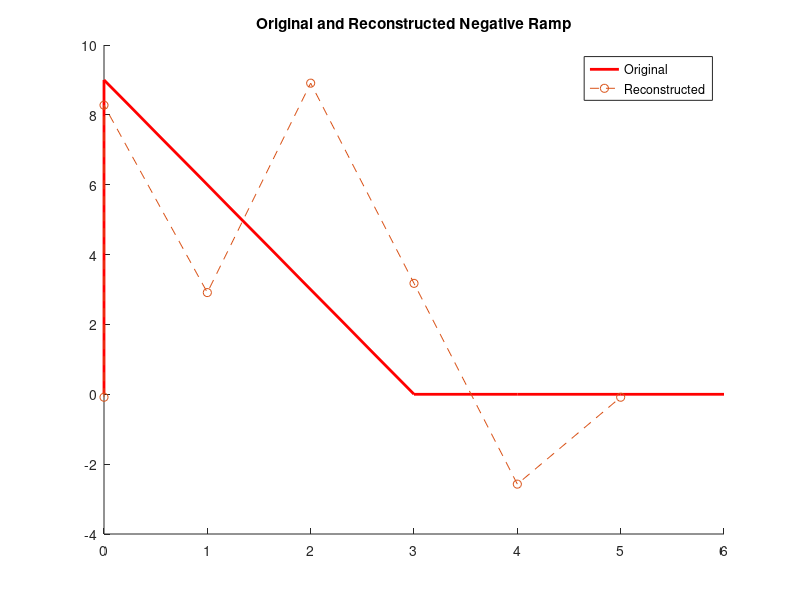

Recreate this plot in MATLAB.
lh = line([0 0  3 ],  [0 9  0]);
set(lh, 'Color', 'red', 'Linewidth', 2);
x = 3:1:6;
y = zeros(1,4);
hold on
plot(x,y, 'Color', 'red', 'Linewidth', 2, 'HandleVisibility','off')


L = 3;
hold on

% an = 1/((n^2)*L)*(cos(L*n) - 1);
% bn = 1/n + sin(L*n)/n;

a0 = L/4;

for n = 1:5
    an(n) = 1/((n^2)*L)*(cos(L*n) - 1);
    bn(n) = 1/n + sin(L*n)/n;
end

% an(2) = 0;
% an(4) = 0;

x = 0:2*L;

cospart = a0 * cos(0*pi/L * x) + an(1) * cos(1*pi/L * x) + an(2) * cos(2*pi/L * x) + an(3) * cos(3*pi/L * x) +...
    an(4) * cos(4*pi/L * x) + an(5) * cos(5*pi/L * x);

sinpart = bn(1) * sin(pi/L * x) + bn(2) * sin(2*pi/L * x) + bn(3) * sin(3*pi/L * x) + bn(4) * sin(4*pi/L * x) +...
    bn(5) * sin(5*pi/L * x);


cospart(3) = 0; %n=2 should be 0

sum1 = cospart+sinpart;

plot([0 0 1 2 3 4 5 ],9/1.5166*sum1, 'o--')
%I messed up my integrals somewhere which is why my answers are so far off,
%I was unable to reconcile these answers

title('Original and Reconstructed Negative Ramp')
legend('Original', 'Reconstructed')

echo on
a0
an
bn
echo off





